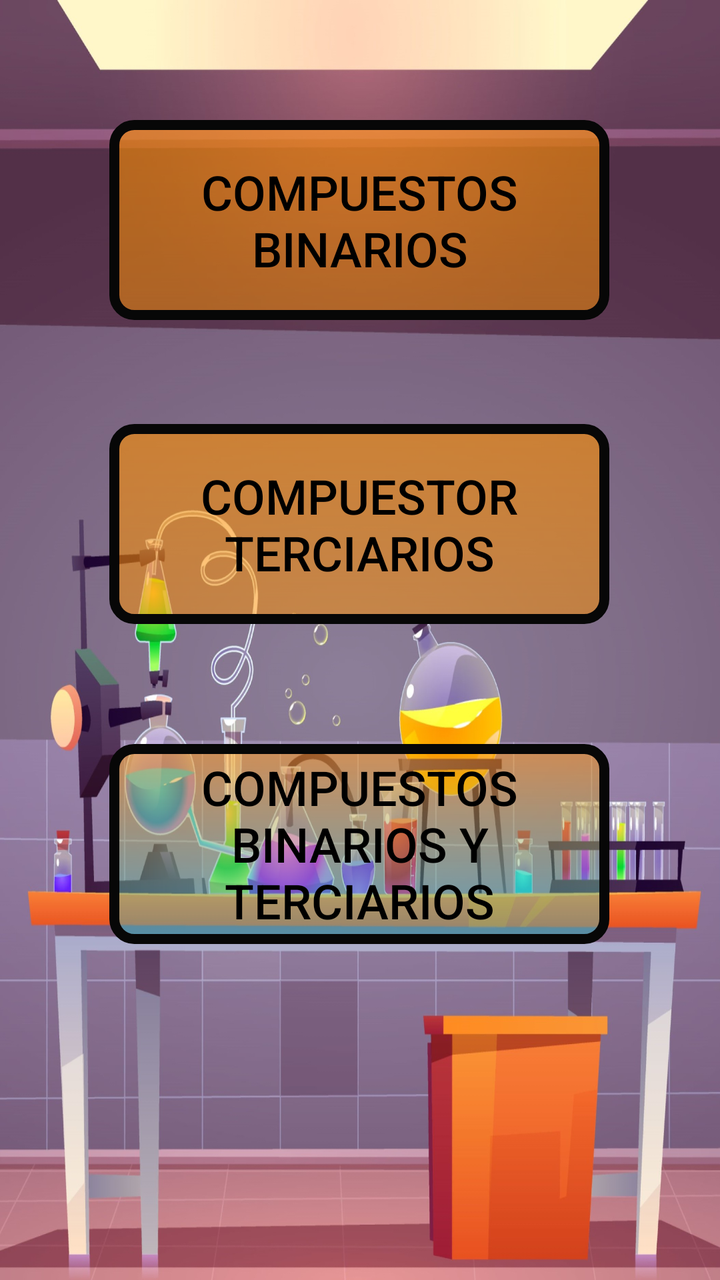
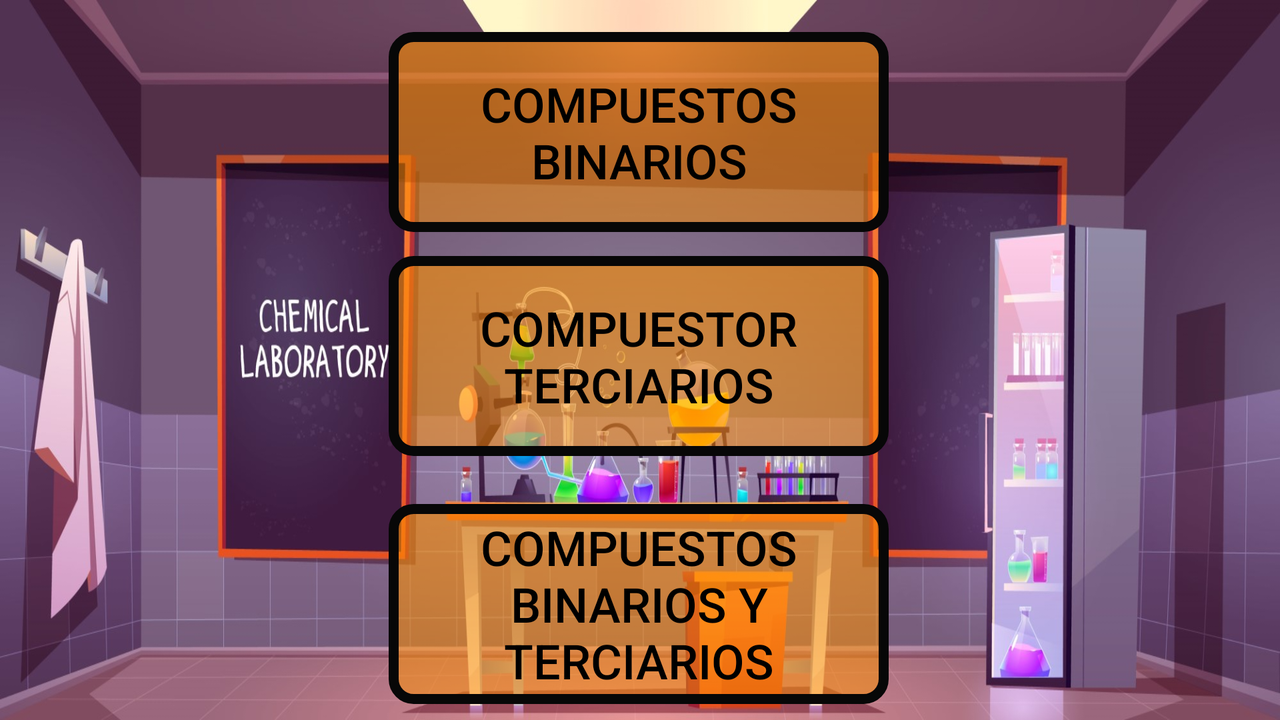

Two renders of one Android screen. The first uses the default layout on a phone; the second uses the alternative layout the repository ships for a different screen configuration, on a matching device. The two XML files are below.
<!-- AndroidManifest.xml: application theme Theme.AppCompat.NoActionBar -->
<!-- res/layout/activity_eleccion_binario_terciarios.xml -->
<?xml version="1.0" encoding="utf-8"?>
<androidx.constraintlayout.widget.ConstraintLayout xmlns:android="http://schemas.android.com/apk/res/android"
    xmlns:app="http://schemas.android.com/apk/res-auto"
    xmlns:tools="http://schemas.android.com/tools"
    android:layout_width="match_parent"
    android:layout_height="match_parent"
    android:background="@drawable/vertical"
    tools:context=".UI.EleccionBinarioTerciarios">


    <Button
        android:id="@+id/Bt_personalizado"
        android:layout_width="250dp"
        android:layout_height="100dp"
        android:layout_marginTop="60dp"
        android:background="@drawable/button_border_reglas"
        android:text="@string/CompuestosBinarios"
        android:textColor="@color/text_color_primary"
        android:textSize="24sp"
        app:layout_constraintEnd_toEndOf="parent"
        app:layout_constraintHorizontal_bias="0.496"
        app:layout_constraintStart_toStartOf="parent"
        app:layout_constraintTop_toTopOf="parent" />

    <Button
        android:id="@+id/Bt_terciario"
        android:layout_width="250dp"
        android:layout_height="100dp"
        android:layout_marginTop="52dp"
        android:background="@drawable/button_border_reglas"
        android:text="@string/Terciarios"
        android:textColor="@color/primary_text_disable_only_material_dark"
        android:textSize="24sp"
        app:layout_constraintEnd_toEndOf="parent"
        app:layout_constraintHorizontal_bias="0.496"
        app:layout_constraintStart_toStartOf="parent"
        app:layout_constraintTop_toBottomOf="@+id/Bt_personalizado" />

    <Button
        android:id="@+id/Bt_BiTer"
        android:layout_width="250dp"
        android:layout_height="100dp"
        android:layout_marginTop="60dp"
        android:background="@drawable/button_border_formulacion"
        android:text="@string/compuestosBiyTer"
        android:textColor="@color/negro"
        android:textSize="24sp"
        app:layout_constraintEnd_toEndOf="parent"
        app:layout_constraintHorizontal_bias="0.496"
        app:layout_constraintStart_toStartOf="parent"
        app:layout_constraintTop_toBottomOf="@+id/Bt_terciario" />

</androidx.constraintlayout.widget.ConstraintLayout>
<!-- resources referenced by this layout -->
<resources>
  <color name="negro">#000000</color>
  <color name="primary_text_disable_only_material_dark">#000000</color>
  <color name="text_color_primary">#000000</color>
  <!-- drawable button_border_formulacion (drawable) -->
  <?xml version="1.0" encoding="utf-8"?>
  <shape xmlns:android="http://schemas.android.com/apk/res/android"
      android:shape="rectangle">
      <gradient android:startColor="#80FF8F00"
          android:endColor="#6617D3E4"
          android:angle="270" />
      <corners android:radius="10dp" />
      <stroke android:width="15px" android:color="#070707" />
  </shape>
  <!-- drawable button_border_reglas (drawable) -->
  <?xml version="1.0" encoding="utf-8"?>
  <shape xmlns:android="http://schemas.android.com/apk/res/android"
      android:shape="rectangle">
      <gradient android:startColor="#99FF8F00"
          android:endColor="#80FF8F00"
          android:angle="270" />
      <corners android:radius="10dp" />
      <stroke android:width="15px" android:color="#070707" />
  </shape>
  <!-- drawable vertical: jpg bitmap (drawable, 41331 bytes) -->
  <string name="CompuestosBinarios">Compuestos binarios</string>
  <string name="Terciarios">Compuestor terciarios</string>
  <string name="compuestosBiyTer">Compuestos binarios y terciarios</string>
</resources>
<!-- res/layout-land/activity_eleccion_binario_terciarios.xml (the repository's variant of the layout above) -->
<!-- drawn on the phone turned sideways -->
<?xml version="1.0" encoding="utf-8"?>
<androidx.constraintlayout.widget.ConstraintLayout xmlns:android="http://schemas.android.com/apk/res/android"
    xmlns:app="http://schemas.android.com/apk/res-auto"
    xmlns:tools="http://schemas.android.com/tools"
    android:layout_width="match_parent"
    android:layout_height="match_parent"
    android:background="@drawable/v"
    tools:context=".UI.EleccionBinarioTerciarios">


    <Button
        android:id="@+id/Bt_personalizado"
        android:layout_width="250dp"
        android:layout_height="100dp"
        android:layout_marginTop="16dp"
        android:background="@drawable/button_border_reglas"
        android:text="@string/CompuestosBinarios"
        android:textColor="@color/primary_text_disable_only_material_dark"
        android:textSize="24sp"
        app:layout_constraintEnd_toEndOf="parent"
        app:layout_constraintHorizontal_bias="0.498"
        app:layout_constraintStart_toStartOf="parent"
        app:layout_constraintTop_toTopOf="parent" />

    <Button
        android:id="@+id/Bt_terciario"
        android:layout_width="250dp"
        android:layout_height="100dp"
        android:layout_marginTop="128dp"
        android:background="@drawable/button_border_reglas"
        android:text="@string/Terciarios"
        android:textColor="@color/text_color_primary"
        android:textSize="24sp"
        app:layout_constraintEnd_toEndOf="parent"
        app:layout_constraintHorizontal_bias="0.498"
        app:layout_constraintStart_toStartOf="parent"
        app:layout_constraintTop_toTopOf="parent" />

    <Button
        android:id="@+id/Bt_BiTer"
        android:layout_width="250dp"
        android:layout_height="100dp"
        android:layout_marginTop="24dp"
        android:background="@drawable/button_border_reglas"
        android:text="@string/compuestosBiyTer"
        android:textColor="@color/text_color_primary"
        android:textSize="24sp"
        app:layout_constraintEnd_toEndOf="parent"
        app:layout_constraintHorizontal_bias="0.498"
        app:layout_constraintStart_toStartOf="parent"
        app:layout_constraintTop_toBottomOf="@+id/Bt_terciario" />

</androidx.constraintlayout.widget.ConstraintLayout>
<!-- resources referenced by the variant -->
<!-- as the phone turned sideways resolves them -->
<resources>
  <color name="primary_text_disable_only_material_dark">#000000</color>
  <color name="text_color_primary">#000000</color>
  <!-- drawable button_border_reglas (drawable) -->
  <?xml version="1.0" encoding="utf-8"?>
  <shape xmlns:android="http://schemas.android.com/apk/res/android"
      android:shape="rectangle">
      <gradient android:startColor="#99FF8F00"
          android:endColor="#80FF8F00"
          android:angle="270" />
      <corners android:radius="10dp" />
      <stroke android:width="15px" android:color="#070707" />
  </shape>
  <!-- drawable v: jpg bitmap (drawable, 41647 bytes) -->
  <string name="CompuestosBinarios">Compuestos binarios</string>
  <string name="Terciarios">Compuestor terciarios</string>
  <string name="compuestosBiyTer">Compuestos binarios y terciarios</string>
</resources>
